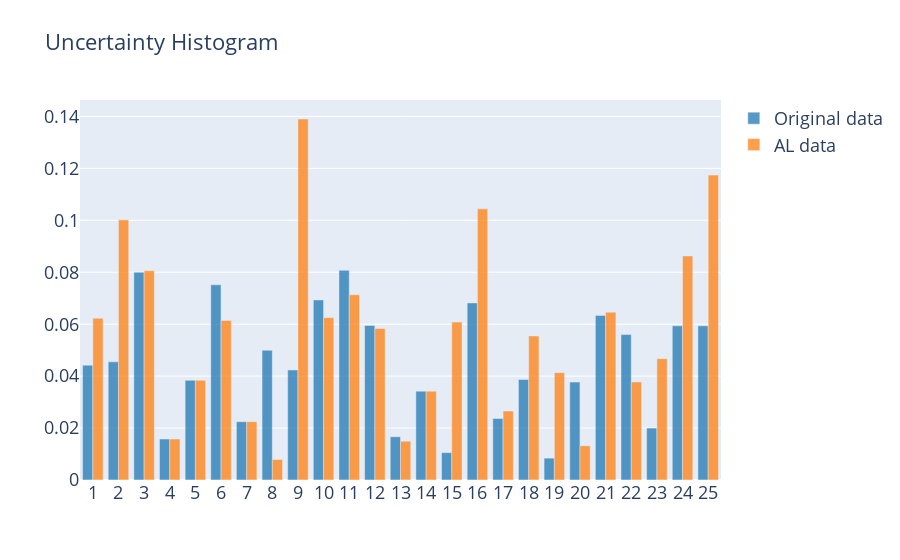

The notebook cell this image was saved under:
### Code cell
uncertainty_histogram_plotly(Uncertainty_og_df, Uncertainty_AL_df)

### Figure 1 — Plotly figure (JSON) as saved in the notebook; plotly's stock layout.template omitted (floating-point values rounded to 4 significant figures)
{"data": [{"marker": {"color": "#1f77b4"}, "name": "Original data", "opacity": 0.75, "type": "bar", "x": ["1", "2", "3", "4", "5", "6", "7", "8", "9", "10", "11", "12", "13", "14", "15", "16", "17", "18", "19", "20", "21", "22", "23", "24", "25"], "y": [0.04424, 0.04549, 0.08005, 0.01579, 0.03839, 0.07517, 0.02245, 0.04997, 0.04238, 0.06936, 0.08073, 0.05951, 0.01664, 0.03421, 0.01053, 0.06819, 0.02368, 0.0387, 0.008425, 0.0377, 0.06339, 0.056, 0.02, 0.05937, 0.05937]}, {"marker": {"color": "#ff7f0e"}, "name": "AL data", "opacity": 0.75, "type": "bar", "x": ["1", "2", "3", "4", "5", "6", "7", "8", "9", "10", "11", "12", "13", "14", "15", "16", "17", "18", "19", "20", "21", "22", "23", "24", "25"], "y": [0.06229, 0.1002, 0.08062, 0.01579, 0.03839, 0.06144, 0.02245, 0.007895, 0.139, 0.0625, 0.07134, 0.05833, 0.01494, 0.03421, 0.06082, 0.1044, 0.02655, 0.05547, 0.04132, 0.01316, 0.06462, 0.03777, 0.04673, 0.08629, 0.1174]}], "layout": {"autosize": true, "font": {"size": 18}, "title": {"font": {"size": 22}, "text": "Uncertainty Histogram"}, "xaxis": {"autorange": true, "range": [-0.5, 24.5], "type": "category"}, "yaxis": {"autorange": true, "range": [0, 0.1463], "type": "linear"}}}
